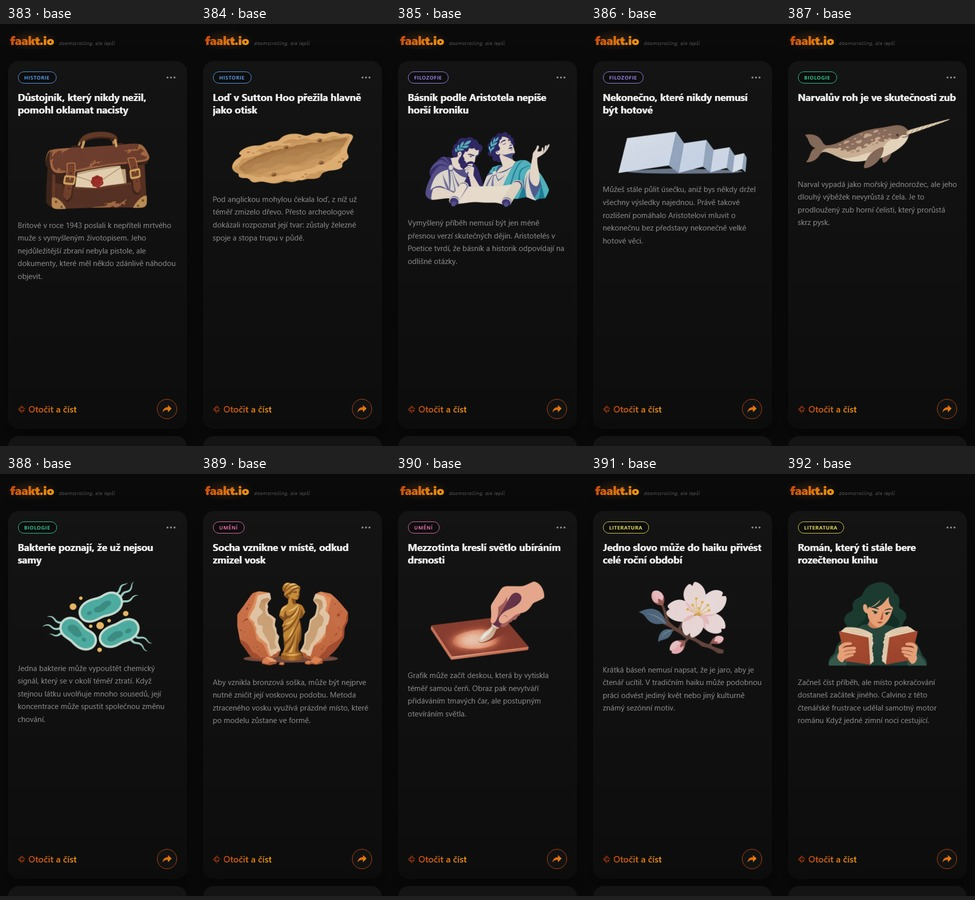
#> input picture reports/gap383-412-card-sheet-base-1.jpg, 975 x 900 px, given in place of 383.png, which was not available
$ python gap383-412-card-sheets.py
#> lines starting #> are read from the running program, lines starting #| are printed output that depends on the picture
from pathlib import Path
from PIL import Image,ImageDraw,ImageFont
root=Path(__file__).resolve().parents[1]
font=ImageFont.truetype('C:/Windows/Fonts/segoeui.ttf',14)
for background in ['glow','base']:
    suffix='' if background=='glow' else '-base'
    for batch in range(3):
        sheet=Image.new('RGB',(975,900),'#202020')
#> sheet: PIL image 975x900 RGB; every value is 32
        draw=ImageDraw.Draw(sheet)
        for offset in range(10):
            pid=383+batch*10+offset
            source=root/f'reports/gap383-412-cards/{pid}{suffix}.png'
            im=Image.open(source).convert('RGB').resize((195,422),Image.Resampling.LANCZOS)
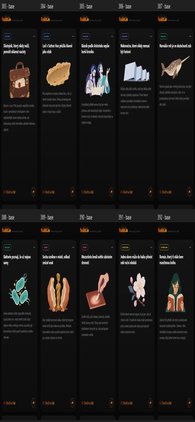
#> im: PIL image 195x422 RGB; mean R, G, B 27.5, 25.8, 24.5
            x=(offset%5)*195;y=(offset//5)*450
            draw.text((x+8,y+2),f'{pid} · {background}',font=font,fill='white')
            sheet.paste(im,(x,y+24))
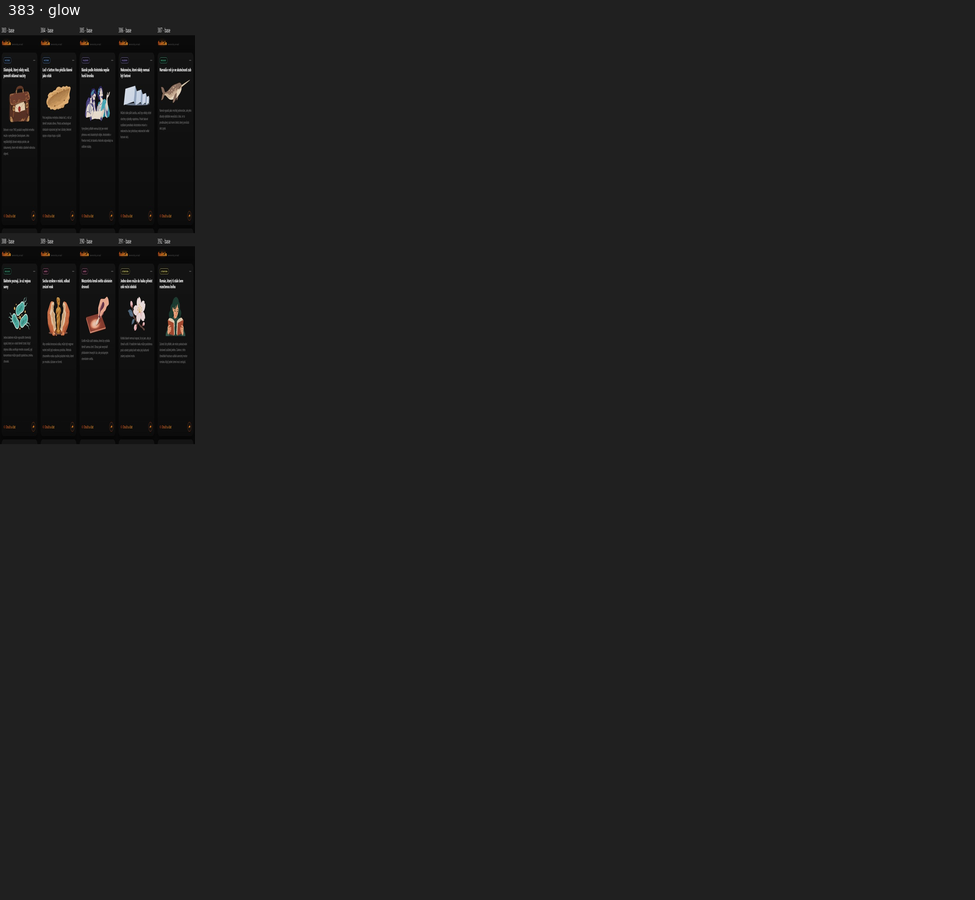
#> sheet: PIL image 975x900 RGB; mean R, G, B 31.6, 31.5, 31.3
#> (the run stopped early here; a loop or call above may not have finished)

$ run again, on reports/gap383-412-card-sheet-glow-2.jpg
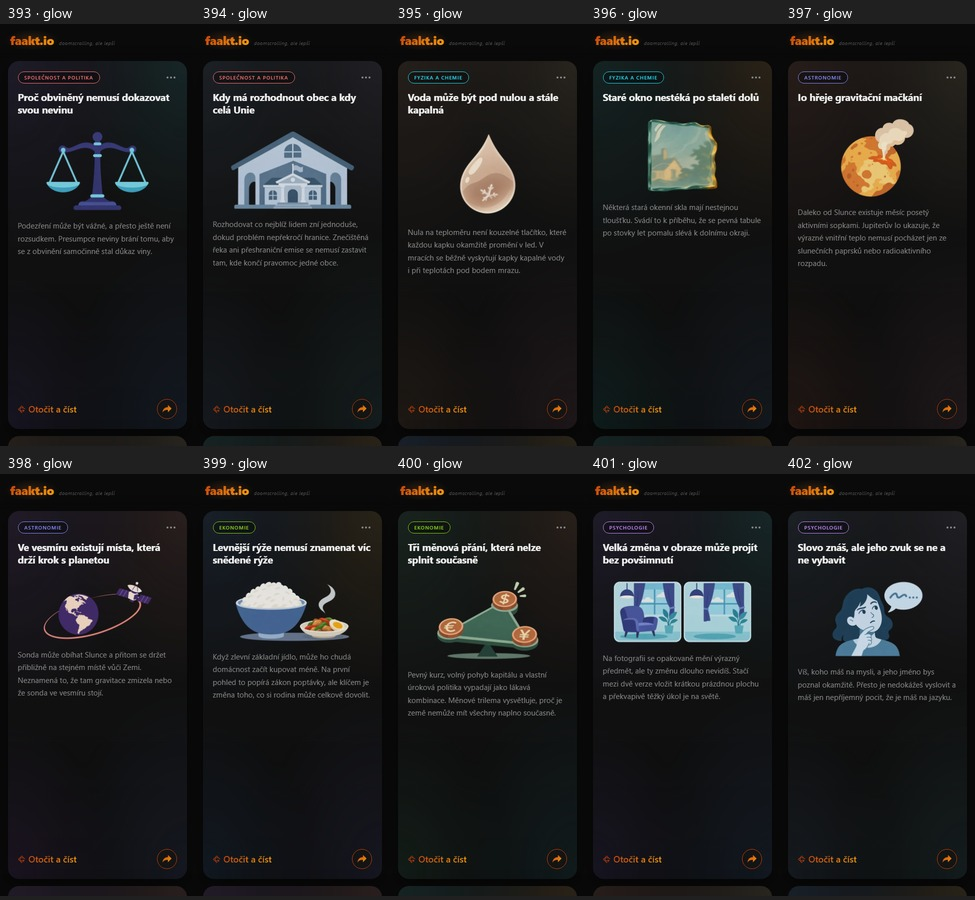
#> input picture reports/gap383-412-card-sheet-glow-2.jpg, 975 x 900 px, given in place of 383.png, which was not available
#> `im=Image.open(source).convert('RGB').resize((195,422),Image.Resampling..`:
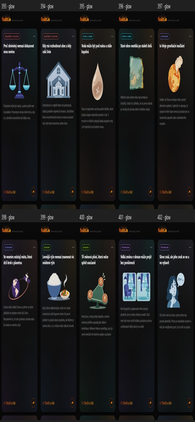
#> im: PIL image 195x422 RGB; mean R, G, B 28.5, 28.9, 29.4
#> `sheet.paste(im,(x,y+24))`:
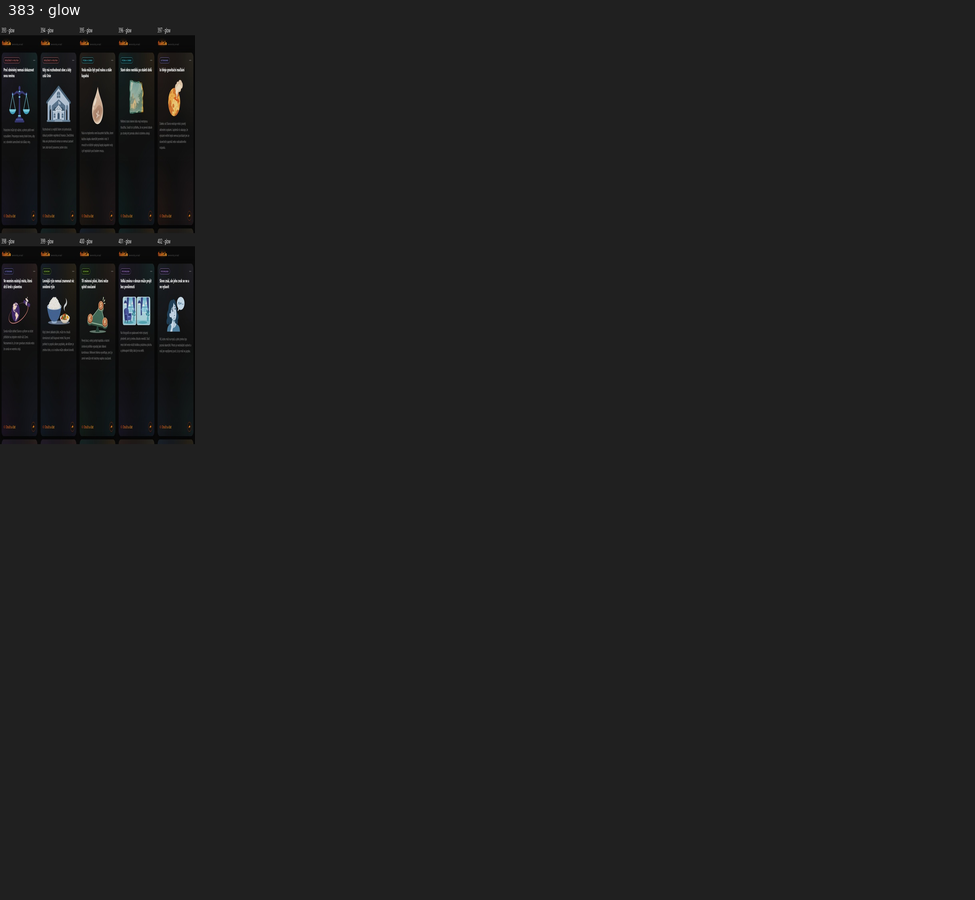
#> sheet: PIL image 975x900 RGB; mean R, G, B 31.7, 31.8, 31.8

$ run again, on reports/gap383-412-card-sheet-glow-3.jpg
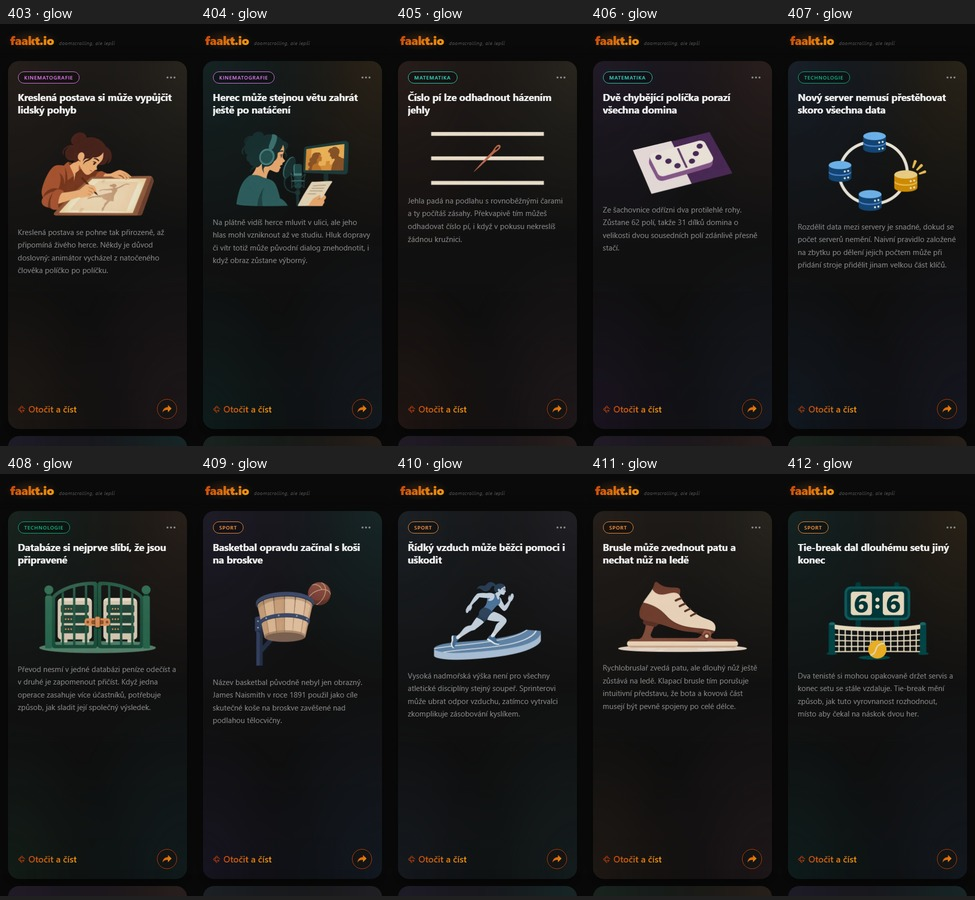
#> input picture reports/gap383-412-card-sheet-glow-3.jpg, 975 x 900 px, given in place of 383.png, which was not available
#> `im=Image.open(source).convert('RGB').resize((195,422),Image.Resampling..`:
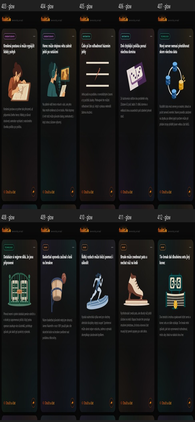
#> im: PIL image 195x422 RGB; mean R, G, B 28.3, 27.9, 27.4
#> `sheet.paste(im,(x,y+24))`:
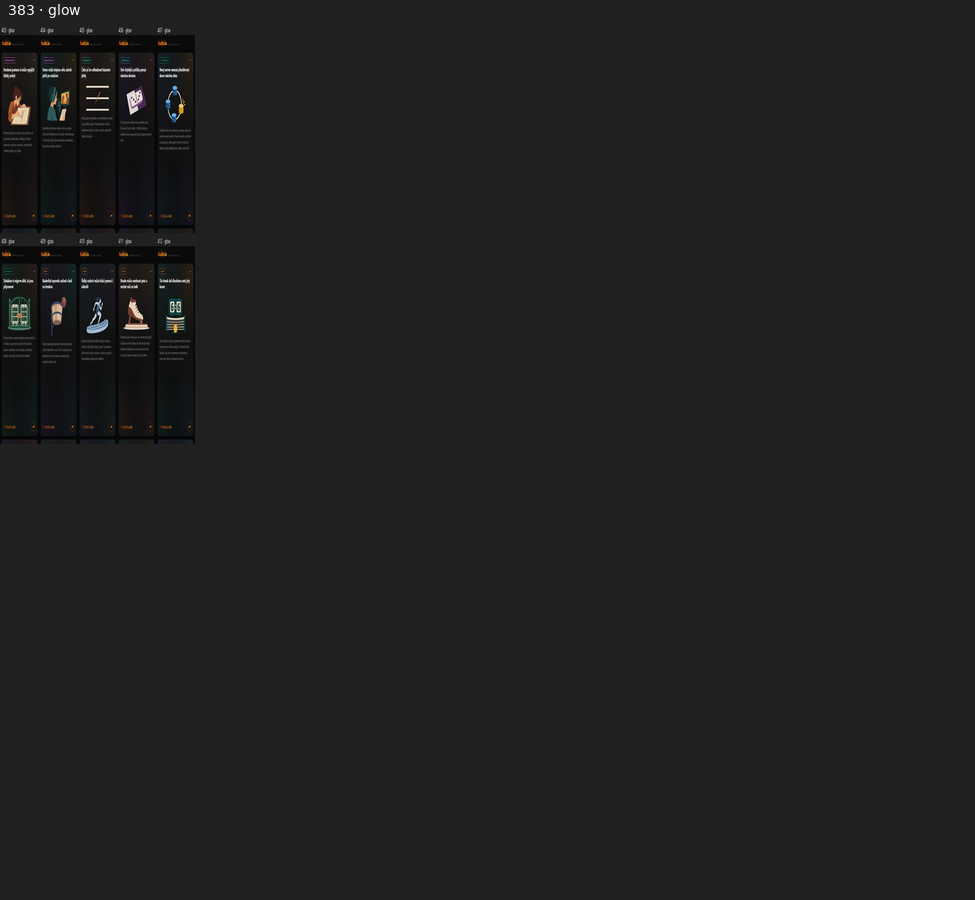
#> sheet: PIL image 975x900 RGB; mean R, G, B 31.7, 31.7, 31.6
